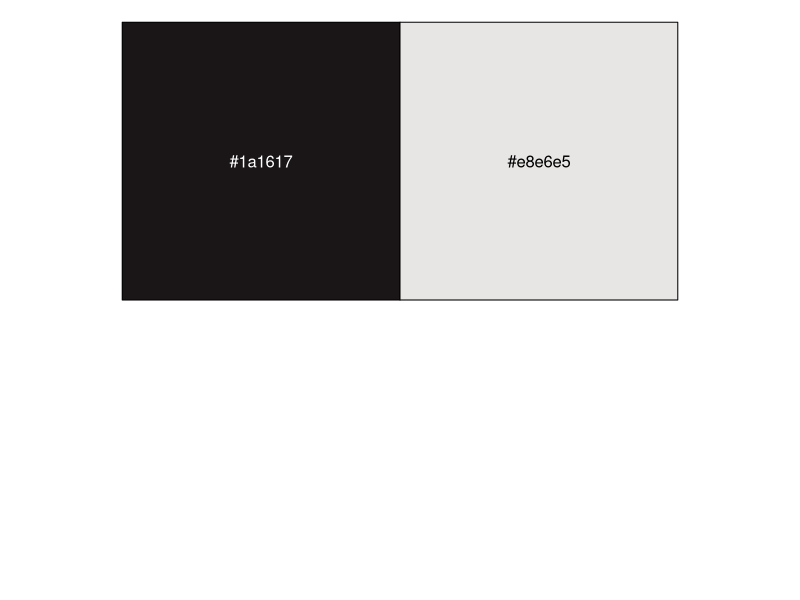
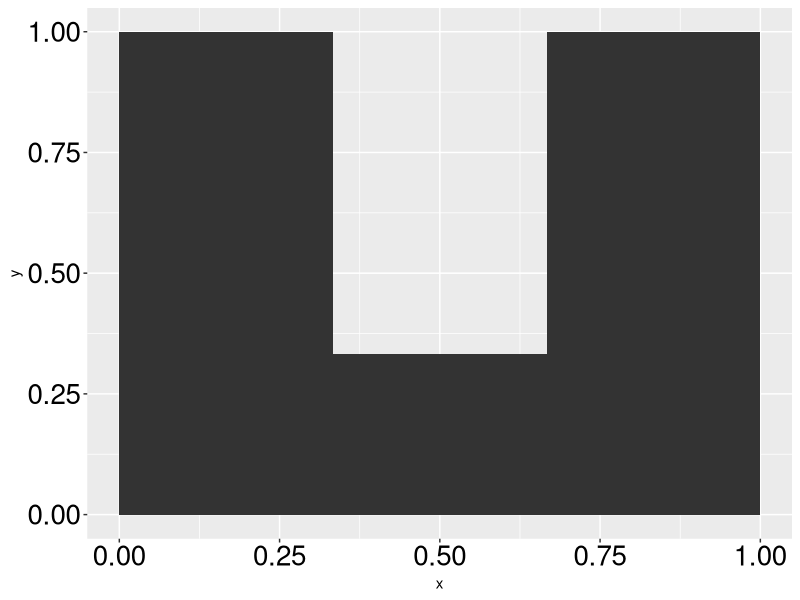
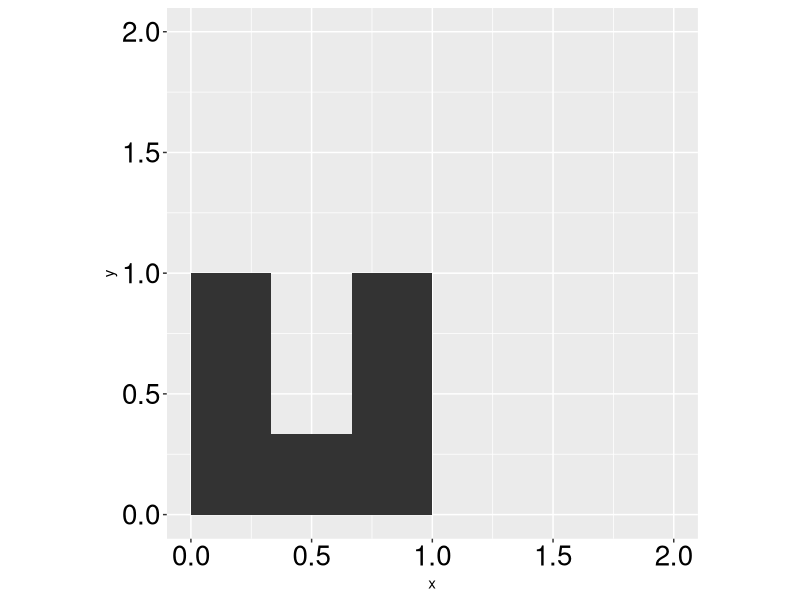
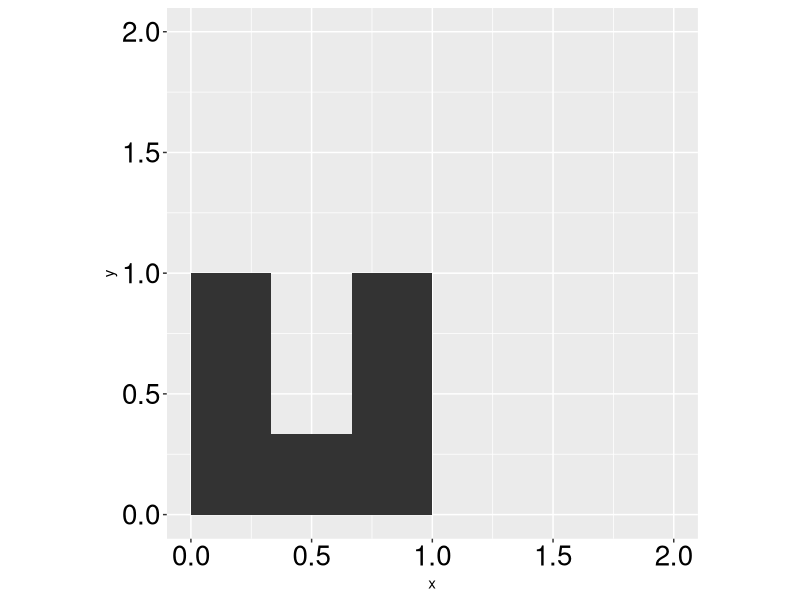
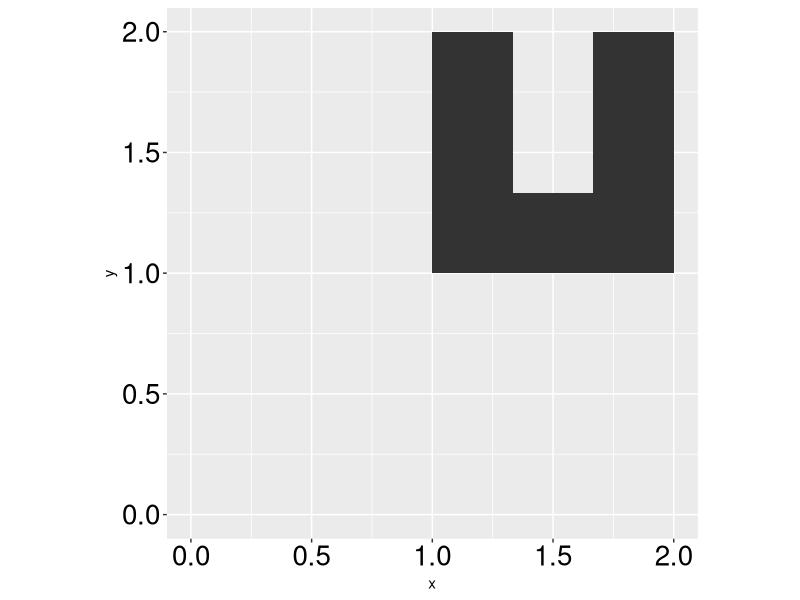
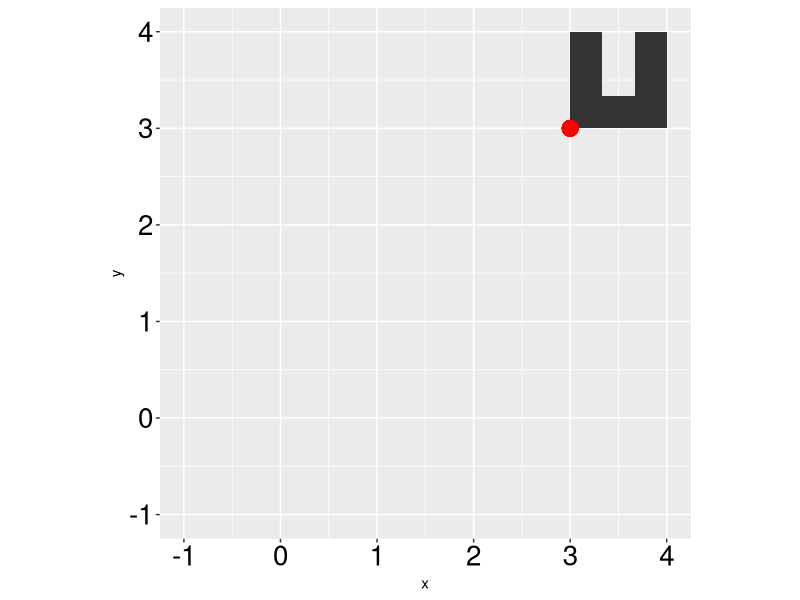
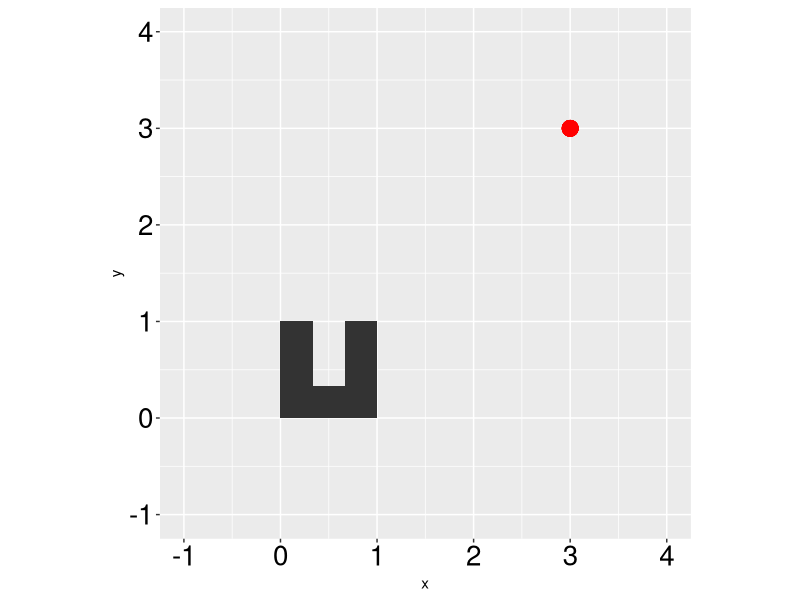
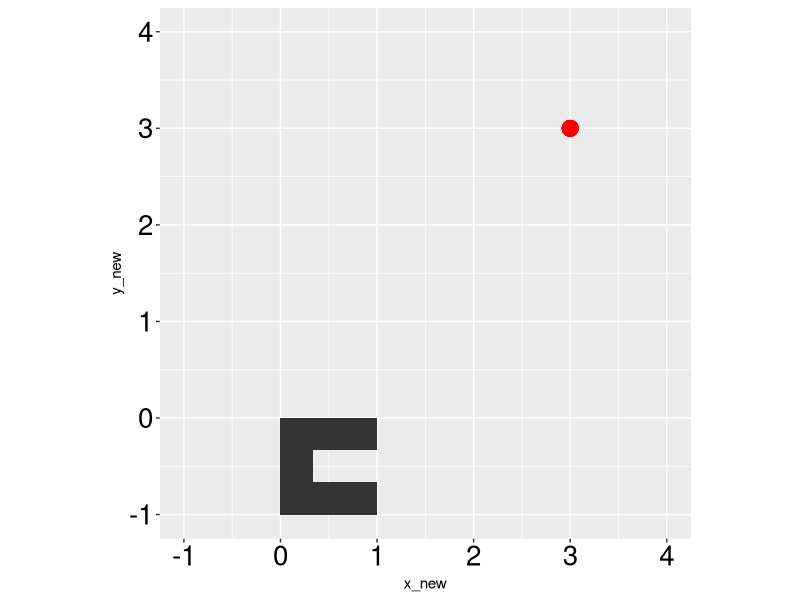

The R script that drew these images, in order:
## ---- chunk 1
knitr::opts_chunk$set(dev = "png", dev.args = list(bg = "transparent"))
## ---- chunk 2
library(scales)

ot_colors <- c("#1a1617", "#e8e6e5")
show_col(ot_colors)
## ---- chunk 3
#| code-line-numbers: "1,2,4,5,6"

library(dplyr)
library(tidyr)

u_shape <-
  tribble(
    ~x,  ~y,
     0,   0,
     1,   0,
     1,   1,
   2/3,   1,
   2/3, 1/3,
   1/3, 1/3,
   1/3,   1,
     0,   1
  )
## ---- chunk 4
#| code-line-numbers: "7"

library(dplyr)
library(tidyr)

u_shape <-
  tribble(
    ~x,  ~y,
     0,   0,
     1,   0,
     1,   1,
   2/3,   1,
   2/3, 1/3,
   1/3, 1/3,
   1/3,   1,
     0,   1
  )
## ---- chunk 5
#| code-line-numbers: "8"

library(dplyr)
library(tidyr)

u_shape <-
  tribble(
    ~x,  ~y,
     0,   0,
     1,   0,
     1,   1,
   2/3,   1,
   2/3, 1/3,
   1/3, 1/3,
   1/3,   1,
     0,   1
  )
## ---- chunk 6
#| code-line-numbers: "9"

library(dplyr)
library(tidyr)

u_shape <-
  tribble(
    ~x,  ~y,
     0,   0,
     1,   0,
     1,   1,
   2/3,   1,
   2/3, 1/3,
   1/3, 1/3,
   1/3,   1,
     0,   1
  )
## ---- chunk 7
#| code-line-numbers: "10"

library(dplyr)
library(tidyr)

u_shape <-
  tribble(
    ~x,  ~y,
     0,   0,
     1,   0,
     1,   1,
   2/3,   1,
   2/3, 1/3,
   1/3, 1/3,
   1/3,   1,
     0,   1
  )
## ---- chunk 8
#| code-line-numbers: "11"

library(dplyr)
library(tidyr)

u_shape <-
  tribble(
    ~x,  ~y,
     0,   0,
     1,   0,
     1,   1,
   2/3,   1,
   2/3, 1/3,
   1/3, 1/3,
   1/3,   1,
     0,   1
  )
## ---- chunk 9
#| code-line-numbers: "12"

library(dplyr)
library(tidyr)

u_shape <-
  tribble(
    ~x,  ~y,
     0,   0,
     1,   0,
     1,   1,
   2/3,   1,
   2/3, 1/3,
   1/3, 1/3,
   1/3,   1,
     0,   1
  )
## ---- chunk 10
#| code-line-numbers: "13"

library(dplyr)
library(tidyr)

u_shape <-
  tribble(
    ~x,  ~y,
     0,   0,
     1,   0,
     1,   1,
   2/3,   1,
   2/3, 1/3,
   1/3, 1/3,
   1/3,   1,
     0,   1
  )
## ---- chunk 11
#| code-line-numbers: "14"

library(dplyr)
library(tidyr)

u_shape <-
  tribble(
    ~x,  ~y,
     0,   0,
     1,   0,
     1,   1,
   2/3,   1,
   2/3, 1/3,
   1/3, 1/3,
   1/3,   1,
     0,   1
  )
## ---- chunk 12
library(ggplot2)

theme_set(theme_grey())
theme_replace(axis.text = ggplot2::element_text(color = "black", size = 20))
## ---- chunk 13
#| fig-asp: 1

u_shape %>%
  ggplot() +
  geom_polygon(
    aes(
      x = x,
      y = y
    )
  )
## ---- chunk 14
#| output-location: column
#| fig-asp: 1
#| code-line-numbers: "9,10,11"

u_shape %>%
  ggplot() +
  geom_polygon(
    aes(
      x = x,
      y = y
    )
  ) +
  coord_fixed(
    xlim = c(0, 2),
    ylim = c(0, 2)
  )
## ---- chunk 15
create_initial_shape <- function(x0, y0) {
  tribble(
          ~x,       ~y,
      x0 + 0,   y0 + 0,
      x0 + 1,   y0 + 0,
      x0 + 1,   y0 + 1,
    x0 + 2/3,   y0 + 1,
    x0 + 2/3, y0 + 1/3,
    x0 + 1/3, y0 + 1/3,
    x0 + 1/3,   y0 + 1,
      x0 + 0,   y0 + 1,
      x0 + 0,   y0 + 0
  )
}
## ---- chunk 16
#| output-location: column
#| fig-asp: 1
create_initial_shape(0, 0) %>%
  ggplot() +
  geom_polygon(
    aes(
      x = x,
      y = y
    )
  ) +
  coord_fixed(
    xlim = c(0, 2),
    ylim = c(0, 2)
  )
## ---- chunk 17
#| output-location: column
#| fig-asp: 1
#| code-line-numbers: "1"
create_initial_shape(1, 1) %>%
  ggplot() +
  geom_polygon(
    aes(
      x = x,
      y = y
    )
  ) +
  coord_fixed(
    xlim = c(0, 2),
    ylim = c(0, 2)
  )
## ---- chunk 18
#| output-location: column
#| fig-asp: 1

x0 <- 3
y0 <- 3

initial_u_shape <-
  create_initial_shape(x0, y0)

initial_u_shape %>%
  ggplot() +
  geom_polygon(
    aes(
      x = x,
      y = y
    )
  ) +
  geom_point(
    aes(
      x = x0,
      y = y0
    ),
    size = 5,
    color = "red"
  ) +
  coord_fixed(
    xlim = c(-1, 4),
    ylim = c(-1, 4)
  )
## ---- chunk 19
#| output-location: column
#| fig-asp: 1
#| code-line-numbers: "7,8"

x0 <- 3
y0 <- 3

initial_u_shape <-
  create_initial_shape(x0, y0) %>%
  mutate(
    x = x - x0,
    y = y - y0
  )

initial_u_shape %>%
  ggplot() +
  geom_polygon(
    aes(
      x = x,
      y = y
    )
  ) +
  geom_point(
    aes(
      x = x0,
      y = y0
    ),
    size = 5,
    color = "red"
  ) +
  coord_fixed(
    xlim = c(-1, 4),
    ylim = c(-1, 4)
  )
## ---- chunk 20
#| output-location: column
#| fig-asp: 1
#| code-line-numbers: "11,12"
x0 <- 3
y0 <- 3

initial_u_shape <-
  create_initial_shape(x0, y0) %>%
  mutate(
    x = x - x0,
    y = y - y0
  ) %>%
  mutate(
    x_new = y,
    y_new = -x
  )

initial_u_shape %>%
  ggplot() +
  geom_polygon(
    aes(
      x = x_new,
      y = y_new
    )
  ) +
  geom_point(
    aes(
      x = x0,
      y = y0
    ),
    size = 5,
    color = "red"
  ) +
  coord_fixed(
    xlim = c(-1, 4),
    ylim = c(-1, 4)
  )
## ---- chunk 21
#| output-location: column
#| fig-asp: 1
#| code-line-numbers: "15,16"
x0 <- 3
y0 <- 3

initial_u_shape <-
  create_initial_shape(x0, y0) %>%
  mutate(
    x = x - x0,
    y = y - y0
  ) %>%
  mutate(
    x_new = y,
    y_new = -x
  ) %>%
  mutate(
    x = x_new + x0,
    y = y_new + y0
  )

initial_u_shape %>%
  ggplot() +
  geom_polygon(
    aes(
      x = x,
      y = y
    )
  ) +
  geom_point(
    aes(
      x = x0,
      y = y0
    ),
    size = 5,
    color = "red"
  ) +
  coord_fixed(
    xlim = c(-1, 4),
    ylim = c(-1, 4)
  )
## ---- chunk 22
#| output-location: column
#| fig-asp: 1
#| code-line-numbers: "16,17"
x0 <- 3
y0 <- 3
shape_width <- 1

initial_u_shape <-
  create_initial_shape(x0, y0) %>%
  mutate(
    x = x - x0,
    y = y - y0
  ) %>%
  mutate(
    x_new = y,
    y_new = -x
  ) %>%
  mutate(
    x = x_new + x0,
    y = y_new + y0 + shape_width
  )

initial_u_shape %>%
  ggplot() +
  geom_polygon(
    aes(
      x = x,
      y = y
    )
  ) +
  geom_point(
    aes(
      x = x0,
      y = y0
    ),
    size = 5,
    color = "red"
  ) +
  coord_fixed(
    xlim = c(-1, 4),
    ylim = c(-1, 4)
  )
## ---- chunk 23
rotate_shape <- function(data, x0, y0, degrees, shape_width) {
  if (degrees == 90) {
    data %>%
      mutate(
        x = x - x0,
        y = y - y0
      ) %>%
      mutate(
        x_new = y,
        y_new = -x
      ) %>%
      mutate(
        x = x_new + x0,
        y = y_new + y0 + shape_width
      )
  } else if (degrees == 180) {
    data %>%
      mutate(
        x = x - x0,
        y = y - y0
      ) %>%
      mutate(
        x_new = -x,
        y_new = -y
      ) %>%
      mutate(
        x = x_new + x0 + shape_width,
        y = y_new + y0 + shape_width
      )
  } else if (degrees == 270) {
    data %>%
      mutate(
        x = x - x0,
        y = y - y0
      ) %>%
      mutate(
        x_new = -y,
        y_new = x
      ) %>%
      mutate(
        x = x_new + x0 + shape_width,
        y = y_new + y0
      )
  } else if (degrees == 0) {
    data
  }
}
## ---- chunk 24
create_rotate_shape <- function(x0, y0, degrees, shape_width = 1) {
  output <-
    create_initial_shape(x0 = x0, y0 = y0) %>%
    rotate_shape(
      data = .,
      x0 = x0,
      y0 = y0,
      degrees = degrees,
      shape_width = shape_width
    )

  return(output)
}
## ---- chunk 25
#| output-location: column
#| fig-asp: 1
x0 <- 3
y0 <- 3

rotated_shape <-
  create_rotate_shape(
    x0 = x0,
    y0 = y0,
    degrees = 180
  )

ggplot(data = rotated_shape) +
  geom_polygon(
    aes(
      x = x,
      y = y
    )
  ) +
  coord_fixed(
    xlim = c(0, 5),
    ylim = c(0, 5)
  )
## ---- chunk 26
ncol <- 10
nrow <- 10
shape_width <- 1
perimeter_width <- shape_width + .25
## ---- chunk 27
#| output-location: column

ncol <- 10
nrow <- 10
shape_width <- 1
perimeter_width <- shape_width + .25

grid <-
  expand_grid(
    x = seq(0,
      by = perimeter_width,
      length.out = nrow
    ),
    y = seq(0,
      by = perimeter_width,
      length.out = ncol
    )
  )

grid
## ---- chunk 28
#| code-line-numbers: "17,18,19"
ncol <- 10
nrow <- 10
shape_width <- 1
perimeter_width <- shape_width + .25

grid <-
  expand_grid(
    x = seq(0,
      by = perimeter_width,
      length.out = nrow
    ),
    y = seq(0,
      by = perimeter_width,
      length.out = ncol
    )
  ) %>%
  mutate(y = if_else(x >= 5 * perimeter_width,
    y + perimeter_width / 2,
    y
  ))

grid
## ---- chunk 29
#| fig-asp: 0.85
grid %>%
  ggplot() +
  geom_point(
    aes(
      x = x,
      y = y
    )
  ) +
  coord_fixed()
## ---- chunk 30
library(purrr)

make_molnar_system <- function() {
  ncol <- 10
  nrow <- 10
  shape_width <- 1
  perimeter_width <- shape_width + .25

  grid <-
    expand_grid(
      x = seq(0, by = perimeter_width, length.out = nrow),
      y = seq(0, by = perimeter_width, length.out = ncol)
    ) %>%
    mutate(y = if_else(x >= 5 * perimeter_width,
      y + perimeter_width / 2,
      y
    ))

  output <-
    map_dfr(
      1:nrow(grid),
      function(i) {
        create_rotate_shape(
          x = grid$x[i],
          y = grid$y[i],
          degrees = 180,
          shape_width = shape_width
        )
      }
    )

  return(output)
}
## ---- chunk 31
#| output-location: column
#| fig-asp: 1

initial_output <-
  make_molnar_system()

initial_output %>%
  ggplot() +
  geom_polygon(aes(
    x = x,
    y = y
  )) +
  coord_fixed()
## ---- chunk 32
#| code-line-numbers: "21,22"
make_molnar_system <- function() {
  ncol <- 10
  nrow <- 10
  shape_width <- 1
  perimeter_width <- shape_width + .25

  grid <-
    expand_grid(
      x = seq(0, by = perimeter_width, length.out = nrow),
      y = seq(0, by = perimeter_width, length.out = ncol)
    ) %>%
    mutate(y = if_else(x >= 5 * perimeter_width,
      y + perimeter_width / 2,
      y
    ))

  output <-
    map_dfr(
      1:nrow(grid),
      function(i) {
        bind_cols(
          group = i,
          create_rotate_shape(
            x = grid$x[i],
            y = grid$y[i],
            degrees = 180,
            shape_width = shape_width
          )
        )
      }
    )

  return(output)
}
## ---- chunk 33
#| output-location: column
#| fig-asp: 1
#| code-line-numbers: "10"
initial_output <-
  make_molnar_system()

initial_output %>%
  ggplot() +
  geom_polygon(
    aes(
      x = x,
      y = y,
      group = group
    )
  ) +
  coord_fixed()
## ---- chunk 34
#| code-line-numbers: "28"

make_molnar_system <- function(seed) {
  set.seed(seed)

  ncol <- 10
  nrow <- 10
  shape_width <- 1
  perimeter_width <- shape_width + .25

  grid <-
    expand_grid(
      x = seq(0, by = perimeter_width, length.out = nrow),
      y = seq(0, by = perimeter_width, length.out = ncol)
    ) %>%
    mutate(y = if_else(x >= 5 * perimeter_width,
      y + perimeter_width / 2,
      y
    ))

  output <-
    map_dfr(
      1:nrow(grid),
      function(i) {
        bind_cols(
          group = i,
          create_rotate_shape(
            x = grid$x[i],
            y = grid$y[i],
            degrees = 180,
            shape_width = shape_width
          )
        )
      }
    )

  return(output)
}
## ---- chunk 35
#| code-line-numbers: "1,2,28,29"
make_molnar_system <- function(seed) {
  set.seed(seed)

  ncol <- 10
  nrow <- 10
  shape_width <- 1
  perimeter_width <- shape_width + .25

  grid <-
    expand_grid(
      x = seq(0, by = perimeter_width, length.out = nrow),
      y = seq(0, by = perimeter_width, length.out = ncol)
    ) %>%
    mutate(y = if_else(x >= 5 * perimeter_width,
      y + perimeter_width / 2,
      y
    ))

  output <-
    map_dfr(
      1:nrow(grid),
      function(i) {
        bind_cols(
          group = i,
          create_rotate_shape(
            x = grid$x[i],
            y = grid$y[i],
            degrees = sample(c(0, 90, 180, 270),
              size = 1
            ),
            shape_width = shape_width
          )
        )
      }
    )

  return(output)
}
## ---- chunk 36
#| output-location: column
#| fig-asp: 1

initial_output <-
  make_molnar_system(seed = 150)

initial_output %>%
  ggplot() +
  geom_polygon(
    aes(
      x = x,
      y = y,
      group = group
    )
  ) +
  coord_fixed()
## ---- chunk 37
set.seed(150)
degree_pattern_options <- c(0, 90, 180, 270)
## ---- chunk 38
set.seed(150)
degree_pattern_options <- c(0, 90, 180, 270)
degree_pattern <- sample(degree_pattern_options, size = 6, replace = TRUE)
degree_pattern
## ---- chunk 39
#| code-line-numbers: "10,11,29,30,31,42"

make_molnar_system <-
  function(seed) {
    set.seed(seed)

    ncol <- 10
    nrow <- 10
    shape_width <- 1
    perimeter_width <- shape_width + .25

    degree_pattern_options <- c(0, 90, 180, 270)
    degree_pattern <- sample(degree_pattern_options, size = 6, replace = TRUE)

    grid <-
      expand_grid(
        x = seq(0,
          by = perimeter_width,
          length.out = nrow
        ),
        y = seq(0,
          by = perimeter_width,
          length.out = ncol
        )
      ) %>%
      mutate(y = if_else(x >= 5 * perimeter_width,
        y + perimeter_width / 2,
        y
      ))

    degree_pattern_exp <- rep(degree_pattern,
      length.out = nrow(grid)
    )

    output <-
      map_dfr(
        1:nrow(grid),
        function(i) {
          bind_cols(
            group = i,
            create_rotate_shape(
              x = grid$x[i],
              y = grid$y[i],
              degrees = degree_pattern_exp[i],
              shape_width = shape_width
            )
          )
        }
      )

    return(output)
  }
## ---- chunk 40
#| output-location: column
#| fig-asp: 1
final_output <-
  make_molnar_system(seed = 150)

final_output %>%
  ggplot() +
  geom_polygon(
    aes(
      x = x,
      y = y,
      group = group
    )
  ) +
  coord_fixed()
## ---- chunk 41
#| output-location: column
#| fig-asp: 1
#| code-line-numbers: "2"
final_output <-
  make_molnar_system(seed = 55)

final_output %>%
  ggplot() +
  geom_polygon(
    aes(
      x = x,
      y = y,
      group = group
    )
  ) +
  coord_fixed()
## ---- chunk 42
final_output <-
  make_molnar_system(seed = 150)
## ---- chunk 43
#| output-location: column
#| fig-asp: 1
#| code-line-numbers: "9,10"

final_output %>%
  ggplot() +
  geom_polygon(
    aes(
      x = x,
      y = y,
      group = group
    ),
    fill = "#1a1617",
    color = "#1a1617"
  ) +
  coord_fixed()
## ---- chunk 44
#| output-location: column
#| fig-asp: 1
#| code-line-numbers: "13"

final_output %>%
  ggplot() +
  geom_polygon(
    aes(
      x = x,
      y = y,
      group = group
    ),
    fill = "#1a1617",
    color = "#1a1617"
  ) +
  coord_fixed() +
  theme_void()
## ---- chunk 45
#| output-location: column
#| fig-asp: 1
#| code-line-numbers: "14,15,16,17,18"

final_output %>%
  ggplot() +
  geom_polygon(
    aes(
      x = x,
      y = y,
      group = group
    ),
    fill = "#1a1617",
    color = "#1a1617"
  ) +
  coord_fixed() +
  theme_void() +
  theme(
    plot.background =
      element_rect(
        fill = "#e8e6e5",
        color = "#e8e6e5"
      )
  )
## ---- chunk 46
#| fig-asp: 1

final_output %>%
  ggplot() +
  geom_polygon(
    aes(
      x = x,
      y = y,
      group = group
    ),
    fill = "#1a1617",
    color = "#1a1617"
  ) +
  coord_fixed() +
  theme_void() +
  theme(
    plot.background =
      element_rect(
        fill = "#e8e6e5",
        color = "#e8e6e5"
      )
  )
